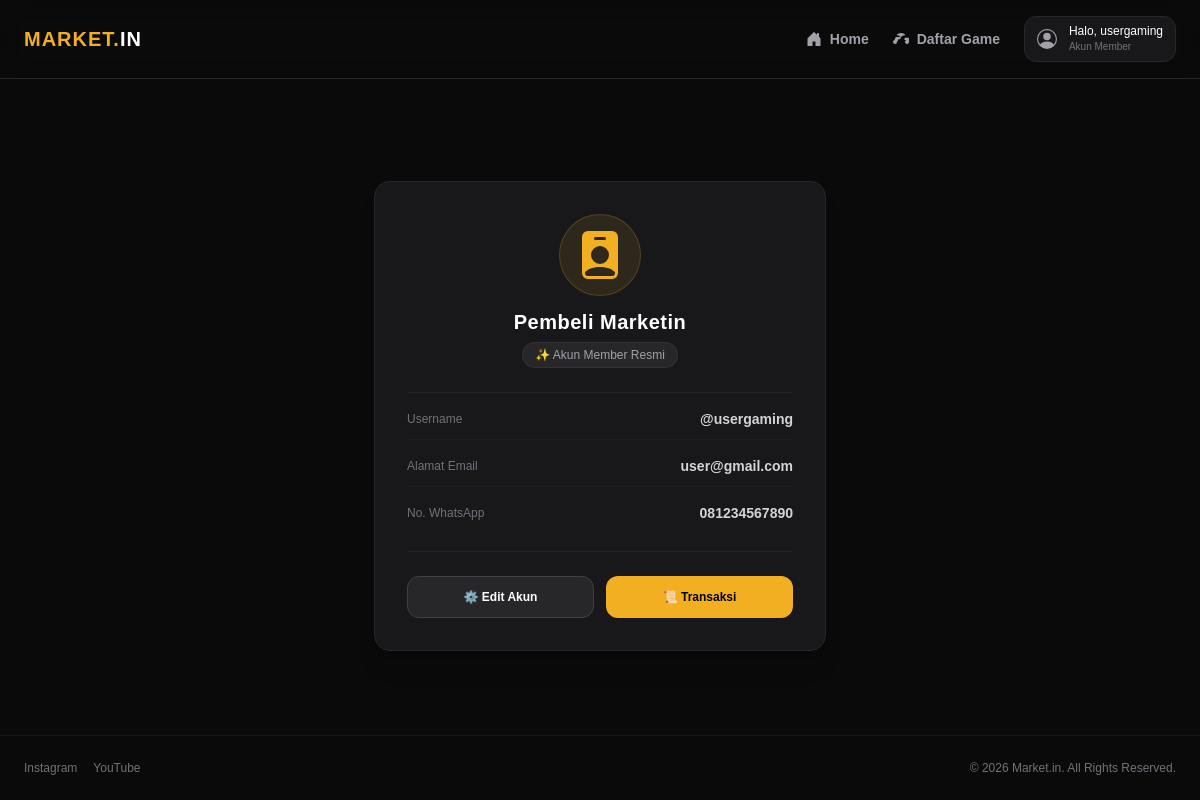
The app's page /profile.php (signed in) with its own data.
### tables this page shows
CREATE TABLE `users` (
  `id` int(11) NOT NULL,
  `fullname` varchar(100) NOT NULL,
  `username` varchar(50) NOT NULL,
  `email` varchar(100) NOT NULL,
  `whatsapp` varchar(20) NOT NULL,
  `password` varchar(255) NOT NULL,
  `created_at` timestamp NOT NULL DEFAULT current_timestamp()
);

### profile.php (the view, shortened to what this page needs)
<?php
include 'koneksi.php';
$user_id = $_SESSION['user_id'];
$query = mysqli_query($koneksi, "SELECT * FROM users WHERE id='$user_id'");
if ($query && mysqli_num_rows($query) > 0) {
    $user = mysqli_fetch_assoc($query);
} else {
    session_destroy();
    header("Location: login.php");
    exit;
}
$username = isset($_SESSION['username']) ? $_SESSION['username'] : $user['username'];
$avatar_data = isset($_SESSION['avatar']) ? $_SESSION['avatar'] : '';
?>
<!DOCTYPE html>
<html lang="en">
<head>
    <script src="https://cdn.tailwindcss.com"></script>
    <link rel="stylesheet" href="style.css">
    <link rel="stylesheet" href="https://unpkg.com/swiper@8/swiper-bundle.min.css"/>
</head>
<body class="bg-[#0a0a0a] text-white pt-24 flex flex-col min-h-screen">
    <header class="bg-[#0a0a0a]/90 border-b border-zinc-800 backdrop-blur-md px-6 py-4 fixed top-0 left-0 w-full z-50">
        <div class="max-w-[1200px] mx-auto flex flex-wrap justify-between items-center gap-4">
            <div class="flex items-center gap-6">
                <a href="index.php">
                    <span class="text-xl font-bold tracking-wider text-[#f3af22]">MARKET.<span class="text-white">IN</span></span>
                </a>
            </div>
            <nav class="flex items-center">
                <ul class="flex items-center gap-6 m-0 p-0 list-none">
                    <li>
                        <a href="index.php" class="flex items-center gap-2 text-sm font-semibold text-zinc-400 hover:text-[#f3af22] transition-colors">
                            <span>Home</span>
                        </a>
                    </li>
                    <li>
                        <a href="daftar-game.php" class="flex items-center gap-2 text-sm font-semibold text-zinc-400 hover:text-[#f3af22] transition-colors">
                            <span>Daftar Game</span>
                        </a>
                    </li>
                    <li class="profile-dropdown-wrapper relative">
                        <div class="flex items-center gap-3 bg-zinc-900 border border-zinc-800 px-3 py-1.5 rounded-xl hover:border-zinc-700 transition cursor-pointer select-none" id="profileTrigger">
                            <div class="text-zinc-400 flex items-center justify-center">
                            </div>
                            <div class="text-left text-xs hidden sm:block">
                                <span class="block font-medium text-white">Halo, <?php echo htmlspecialchars($username); ?></span>
                                <span class="block text-[10px] text-zinc-500">Akun Member</span>
                            </div>
                        </div>
                    </li>
                </ul>
            </nav>
        </div>
    </header>
    <main class="max-w-[500px] mx-auto px-6 mt-16 pb-16 flex-grow flex items-center justify-center w-full">
        <div class="bg-zinc-900 border border-zinc-800 rounded-2xl p-6 sm:p-8 shadow-xl text-center w-full">
            <div class="flex flex-col items-center mb-6">
                <?php if (!empty($avatar_data)): ?>
                    <div class="w-24 h-24 rounded-full mb-3 border-2 border-[#f3af22] p-0.5 shadow-lg shadow-[#f3af22]/10 overflow-hidden">
                        <img src="<?php echo $avatar_data; ?>" class="w-full h-full rounded-full object-cover">
                    </div>
                <?php else: ?>
                    <div class="text-[#f3af22] bg-[#f3af22]/10 p-4 rounded-full mb-3 border border-[#f3af22]/20">
                    </div>
                <?php endif; ?>
                <h2 class="text-xl font-bold text-white tracking-wide"><?= htmlspecialchars($user['fullname']); ?></h2>
                <span class="text-xs bg-zinc-800 text-zinc-400 px-3 py-1 rounded-full mt-1.5 border border-zinc-700/50">✨ Akun Member Resmi</span>
            </div>
            <div class="border-t border-zinc-800/80 my-4 pt-4 text-left space-y-4">
                <div class="flex justify-between items-center border-b border-zinc-800/40 pb-2.5">
                    <span class="text-xs text-zinc-500 font-medium">Username</span>
                    <span class="text-sm text-zinc-300 font-semibold">@<?= htmlspecialchars($user['username']); ?></span>
                </div>
                <div class="flex justify-between items-center border-b border-zinc-800/40 pb-2.5">
                    <span class="text-xs text-zinc-500 font-medium">Alamat Email</span>
                    <span class="text-sm text-zinc-300 font-semibold"><?= htmlspecialchars($user['email']); ?></span>
                </div>
                <div class="flex justify-between items-center pb-1">
                    <span class="text-xs text-zinc-500 font-medium">No. WhatsApp</span>
                    <span class="text-sm text-zinc-300 font-semibold"><?= htmlspecialchars($user['whatsapp']); ?></span>
                </div>
            </div>
            <div class="grid grid-cols-2 gap-3 pt-6 border-t border-zinc-800/80 mt-6">
                <a href="edit-account.php" class="bg-zinc-800 border border-zinc-700 text-white text-xs font-bold py-3 rounded-xl hover:bg-zinc-750 hover:border-zinc-600 transition flex items-center justify-center gap-1.5">
                    ⚙️ Edit Akun
                </a>
                <a href="history.php" class="bg-[#f3af22] text-black text-xs font-bold py-3 rounded-xl hover:bg-[#e2a21e] transition flex items-center justify-center gap-1.5">
                    📜 Transaksi
                </a>
            </div>
        </div>
    </main>
    <div class="copy border-t border-zinc-900 py-6 w-full">
        <div class="max-w-[1200px] mx-auto px-6 flex flex-col sm:flex-row justify-between items-center gap-4 text-xs text-zinc-500">
            <div class="flex gap-4">
                <a href="#" target="_blank" class="hover:text-white transition">Instagram</a>
                <a href="#" target="_blank" class="hover:text-white transition">YouTube</a>
            </div>
            <p>© 2026 Market.in. All Rights Reserved.</p>
        </div>
    </div>
</body>
</html>

### style.css (style rules this page uses)
:root { --white : #fff; --black : #000; --slate : #1e1e1e; --slate-500 : #a3a3a3; --bg-dark : #0a0a0a; --blue : rgba(10, 10, 10, 0.92); --gold-main : #f3af22; --gold-light : #f3e5ab; --gold-gradient : linear-gradient(to right, #ac7a33, #f3af22, #f3e5ab); --card-glass : rgba(20, 20, 20, 0.75); }
* { margin: 0; padding: 0; box-sizing: border-box; font-family: 'Tahoma', sans-serif; }
body { background-color: var(--bg-dark); color: var(--white); overflow-x: hidden; }
header { background-color: var(--blue); }

### profile.php (style rules this page uses)
body { background-color: #0a0a0a; color: #ffffff; }

### records on screen
users: fullname "Pembeli Marketin", username "usergaming", email "user@gmail.com", whatsapp "081234567890"

### other values on screen
$username "usergaming"
